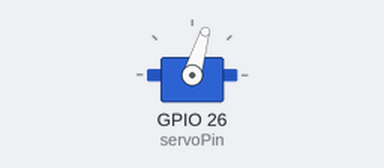
Bench run of a program on a simulated ESP32 board running MicroPython. Parts: servo. Servo angles are drawn from the pulse width (0.5 ms = 0°, 2.5 ms = 180°); what the program prints to the serial console is not drawn.

Above: at 0.05 s.
At 0.25 s:
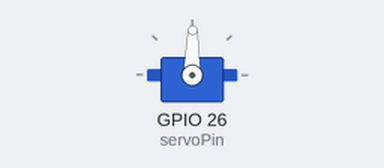
Timing chart, 0 to 3.0 s (numbered marks = the images above):
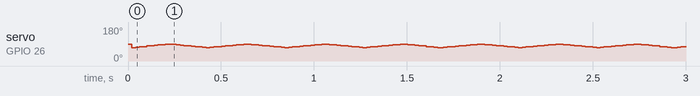

The program:

testsg90.py
```python
from machine import Pin, PWM
from time import sleep

servoPin = PWM(Pin(26),freq=50,duty=77)
origen=100


def servo(degrees):
    degrees=degrees+origen
    # limit degrees beteen 0 and 180
    if degrees > origen+20: degrees=origen+20
    if degrees < origen-20: degrees=origen-20
    # set max and min duty
    maxDuty=116
    minDuty=16
    # new duty is between min and max duty in proportion to its value
    newDuty=minDuty+(maxDuty-minDuty)*(degrees/180)
    # servo PWM value is set
    print("duty -- "+str(int(newDuty)))
    servoPin.duty(int(newDuty))


while True:
  # start increasing loop
  for degree in range(-10,10,1):
    servo(degree)
    sleep(0.01)
    print("increasing -- "+str(degree))
  # start decreasing loop
  for degree in range(10, -10, -1):
    servo(degree)
    sleep(0.01)
    print("decreasing -- "+str(degree))
```
